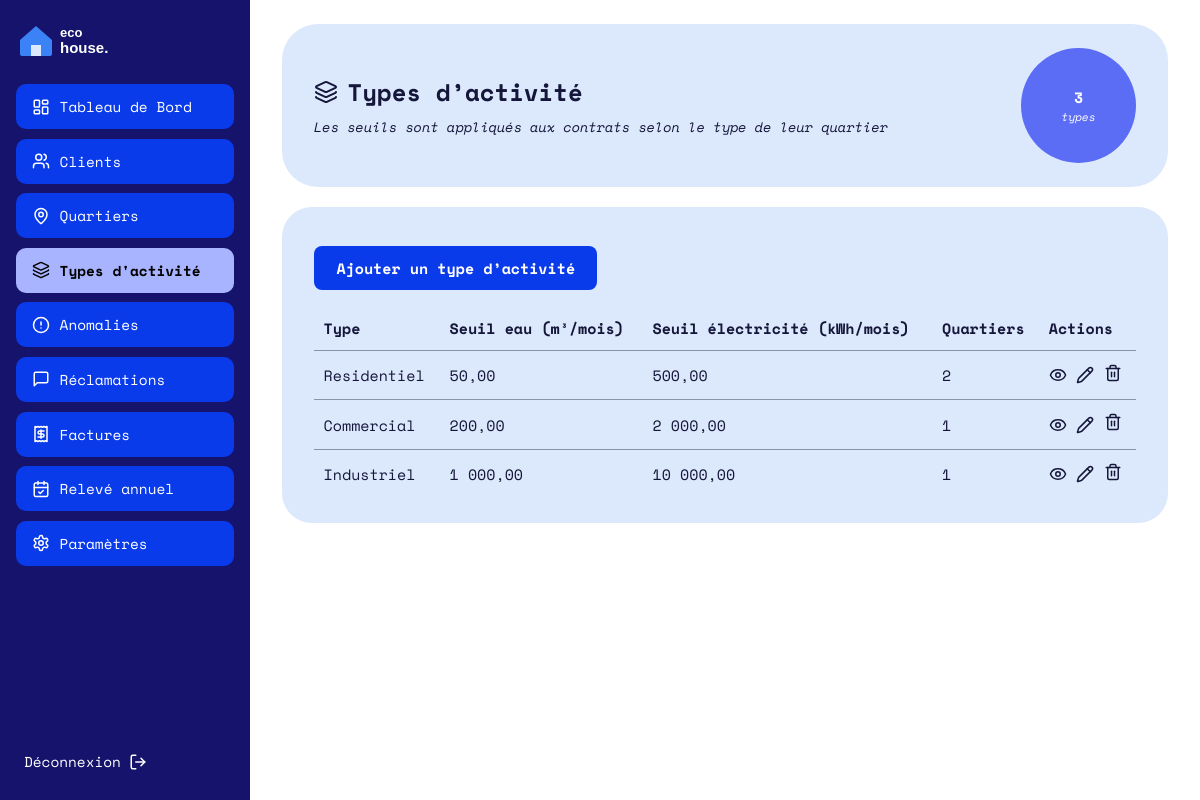
Page /TypeActivite/all (signed in) on the committed database.
### tables this page shows
CREATE TABLE `type_activite` (
  `id` int(11) NOT NULL AUTO_INCREMENT,
  `nom` varchar(50) NOT NULL,
  `seuil_eau` decimal(10,2) NOT NULL DEFAULT 50.00,     
  `seuil_elec` decimal(10,2) NOT NULL DEFAULT 500.00,   
  PRIMARY KEY (`id`),
  UNIQUE KEY `nom` (`nom`)
);

### Traitement/TypeActivite.php (called while the page is built, shortened)
<?php
function typeActiviteAll(): void
{
    afficherVue('type_activite/index.php', [
        'titre' => 'Types d’activité',
        'types' => bdTypeActiviteAll(),
    ]);
}

### index.php (called while the page is built, shortened)
<?php
require_once __DIR__ . '/Traitement/Auth.php';
$url      = trim((string) ($_GET['url'] ?? ''), '/');
$segments = $url === '' ? ['Auth', 'login'] : explode('/', $url);
$entite = ucfirst(strtolower($segments[0]));
$action = strtolower($segments[1] ?? '');
$fonction = (PREFIXES[$entite] ?? strtolower($entite)) . ucfirst($action);
$args = [];
$fonction(...$args);

### BD/TypeActivite.php (called while the page is built, shortened)
<?php
function bdTypeActiviteAll(): array
{
    return getConnexion()->query(
        'SELECT t.*, (SELECT COUNT(*) FROM quartier q WHERE q.id_type_activite = t.id) AS nb_quartiers
         FROM type_activite t ORDER BY t.id'
    )->fetchAll();
}

### IHM/type_activite/index.php (the view)
<?php $e = fn($v) => htmlspecialchars((string) $v, ENT_QUOTES, 'UTF-8'); ?>
<header class="carte carte-titre">
  <div>
    <h1><i data-lucide="layers"></i> Types d’activité</h1>
    <p class="sous-titre">Les seuils sont appliqués aux contrats selon le type de leur quartier</p>
  </div>
  <div class="cercle">
    <?= count($types) ?>
    <small>types</small>
  </div>
</header>
<section class="carte">
  <p><a class="btn-principal" href="<?= BASE_URL ?>TypeActivite/add">Ajouter un type d’activité</a></p>
  <?php if (!$types): ?>
    <p>Aucun type d’activité enregistré.</p>
  <?php else: ?>
    <div class="scroll-x">
      <table class="tableau">
        <thead>
          <tr>
            <th>Type</th>
            <th>Seuil eau (m³/mois)</th>
            <th>Seuil électricité (kWh/mois)</th>
            <th>Quartiers</th>
            <th>Actions</th>
          </tr>
        </thead>
        <tbody>
          <?php foreach ($types as $type): ?>
            <tr>
              <td><?= $e(ucfirst($type['nom'])) ?></td>
              <td><?= number_format((float) $type['seuil_eau'], 2, ',', ' ') ?></td>
              <td><?= number_format((float) $type['seuil_elec'], 2, ',', ' ') ?></td>
              <td><?= (int) $type['nb_quartiers'] ?></td>
              <td>
                <div class="actions">
                  <a href="<?= BASE_URL ?>TypeActivite/one/<?= (int) $type['id'] ?>" title="Voir le type"><i data-lucide="eye"></i></a>
                  <a href="<?= BASE_URL ?>TypeActivite/update/<?= (int) $type['id'] ?>" title="Modifier le type"><i data-lucide="pencil"></i></a>
                  <form method="post" action="<?= BASE_URL ?>TypeActivite/delete/<?= (int) $type['id'] ?>"
                        onsubmit="return confirm('Supprimer ce type d’activité ?');">
                    <button type="submit" title="Supprimer le type"><i data-lucide="trash-2"></i></button>
                  </form>
                </div>
              </td>
            </tr>
          <?php endforeach; ?>
        </tbody>
      </table>
    </div>
  <?php endif; ?>
</section>

### assets/css/style.css (style rules this page uses)
:root { --marine:#15136B; --bleu:#0A3BEB; --bleu-clair:#A8B4FF; --carte:#DCE8FB; --cercle:#5B6CF5; --bordure:#D5DBE8; --filet:#8B93AA; --texte:#14163A; }
* { box-sizing:border-box }
body { margin:0;font-family:"Space Mono",ui-monospace,Consolas,monospace;color:var(--texte);background:#fff;font-size:15px }
h1,h2,h3 { margin:0;font-weight:700 }
a { color:var(--bleu) }
.carte { background:var(--carte);border-radius:30px;padding:1.5rem 2rem;margin-bottom:1.25rem }
.carte-titre { border-radius:36px;display:flex;align-items:center;justify-content:space-between;gap:1rem }
.carte-titre h1 { font-size:1.5rem;display:flex;align-items:center;gap:.6rem }
.sous-titre { margin:.4rem 0 0;font-style:italic;font-size:.85rem }
.cercle { width:115px;height:115px;border-radius:50%;background:var(--cercle);color:#fff;display:flex;flex-direction:column;align-items:center;justify-content:center;text-align:center;font-weight:700;flex-shrink:0 }
.cercle small { font-weight:400;font-style:italic;font-size:.7rem }
.btn-principal { display:inline-block;background:var(--bleu);color:#fff;font:inherit;font-weight:700;border:0;border-radius:8px;padding:.7rem 1.4rem;cursor:pointer;text-decoration:none }
.tableau { width:100%;border-collapse:collapse }
.tableau th { text-align:left;font-weight:700;padding:.7rem .6rem;border-bottom:1px solid var(--filet) }
.tableau td { padding:.8rem .6rem;border-bottom:1px solid var(--filet) }
.tableau tr:last-child td { border-bottom:0 }
.tableau .actions { display:flex;gap:.6rem;align-items:center }
.tableau .actions a,.tableau .actions button { color:var(--texte);background:none;border:0;padding:0;cursor:pointer;display:inline-flex }
.tableau svg { width:18px;height:18px }
.scroll-x { overflow-x:auto }

### rows in the picture
type_activite: nom "Residentiel", seuil_eau "50,00", seuil_elec "500,00", nb_quartiers "2"
type_activite: nom "Commercial", seuil_eau "200,00", seuil_elec "2 000,00", nb_quartiers "1"
type_activite: nom "Industriel", seuil_eau "1 000,00", seuil_elec "10 000,00", nb_quartiers "1"

### other values in the picture
$libelle "Tableau de Bord"
$libelle "Clients"
$libelle "Quartiers"
$libelle "Types d'activité"
$libelle "Anomalies"
$libelle "Réclamations"
$libelle "Factures"
$libelle "Relevé annuel"
$libelle "Paramètres"
count($types) "3"
